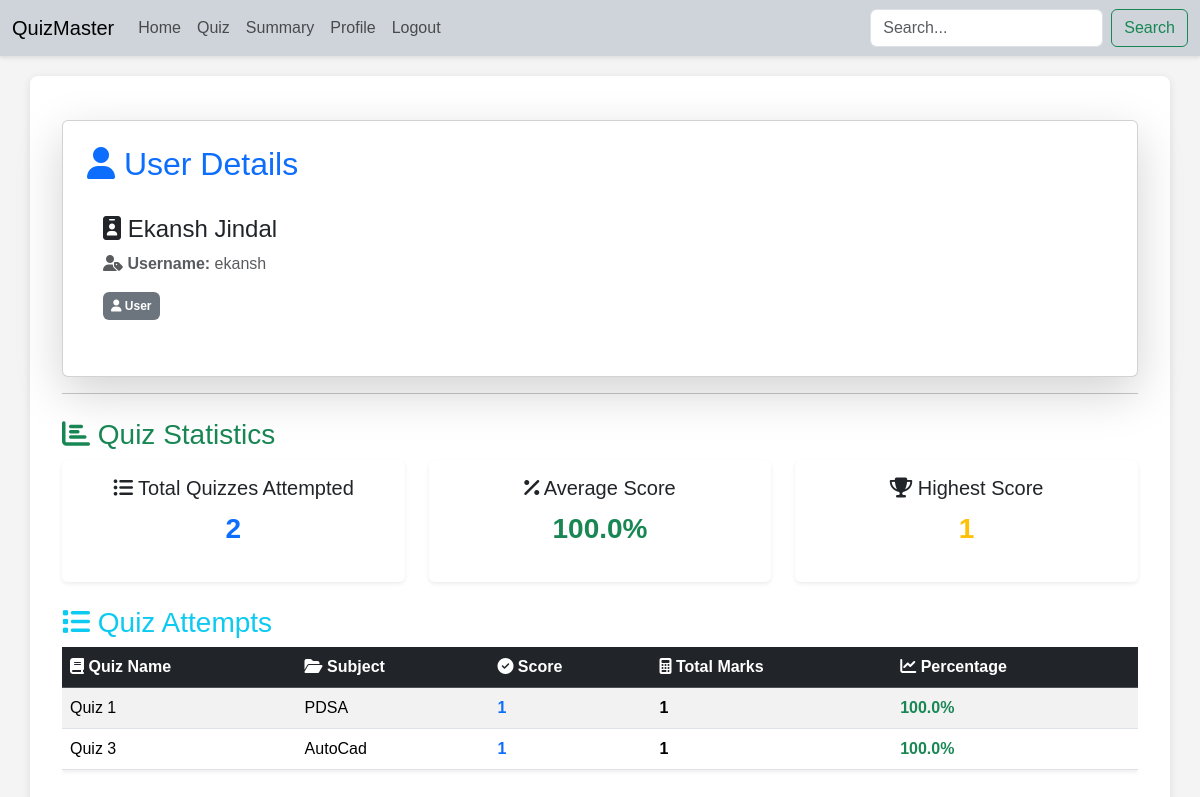
The app's page /admin/user/2 (signed in) with its own data.
### models.py (models this page shows)
class User(db.Model):
    id = db.Column(db.Integer, primary_key=True)
    username = db.Column(db.String(92), unique=True)
    passhash = db.Column(db.String(256), nullable=False)
    name = db.Column(db.String(64), nullable=True)
    dob = db.Column(db.DateTime, nullable=True)
    qualification = db.Column(db.String(256), nullable=True)
    is_admin = db.Column(db.Boolean, nullable=False, default=False)

class Quiz(db.Model):
    id = db.Column(db.Integer, primary_key=True)
    quiz_name = db.Column(db.String(92), unique=True, nullable=False)
    remarks = db.Column(db.String(256), nullable=True)
    chapter_id = db.Column(db.Integer, db.ForeignKey('chapter.id'), nullable=False)
    chapter = db.relationship('Chapter', back_populates='quizzes')
    date_of_quiz = db.Column(db.DateTime, nullable=False)
    time_duration = db.Column(db.Interval, nullable=False)
    questions = db.relationship('Question', back_populates='quiz', lazy=True, cascade='all, delete-orphan')
    scores = db.relationship('Scores', back_populates='quiz', lazy=True, cascade='all, delete-orphan')

class Subject(db.Model):
    id = db.Column(db.Integer, primary_key=True)
    subject_name = db.Column(db.String(92), unique=True, nullable=False)
    subject_description = db.Column(db.String(256), nullable=True)

### controller/routes.py (the view)
@app.route('/admin/user/<int:user_id>')
@admin_required
def admin_view_user(user_id):
    user = User.query.get_or_404(user_id)
    user_scores = db.session.query(Scores).filter(Scores.user_id == user_id).all()
    total_quizzes = len(user_scores)
    highest_score = max((s.total_scored for s in user_scores), default=0)
    total_score_sum = 0
    total_marks_sum = 0
    quiz_attempts = []
    for s in user_scores:
        total_marks = db.session.query(func.count(Question.id)).filter(Question.quiz_id == s.quiz_id).scalar() or 1
        total_marks_sum += total_marks
        total_score_sum += s.total_scored
        quiz_attempts.append({
            "quiz_name": s.quiz.quiz_name,
            "subject_name": s.quiz.chapter.subject.subject_name,
            "score": s.total_scored,
            "total_marks": total_marks,
            "percentage": round((s.total_scored / total_marks) * 100, 2)
        })
    average_score = (total_score_sum / total_marks_sum * 100) if total_marks_sum > 0 else 0
    return render_template(
        'search/user_details.html',
        user=user,
        scores=quiz_attempts,
        total_quizzes=total_quizzes,
        average_score=round(average_score, 2),
        highest_score=highest_score
    )

### controller/routes.py (called while the page is built)
def admin_required(func):
    @wraps(func)
    def inner(*args, **kwargs):
        if 'user_id' not in session:
            flash("Please login to continue")
            return redirect(url_for('login'))
        user = User.query.get(session['user_id'])
        if not user.is_admin:
            flash("You are not authorized to access this page")
            return redirect(url_for('index'))
        return func(*args, **kwargs)
    inner.__name__ = func.__name__
    return inner

### templates/search/user_details.html (shortened to what this page needs)
{% extends "layout.html" %}
{% block content %}
<div class="container mt-4">
    <div class="card shadow-lg p-4">
        <h2 class="mb-3 text-primary">
            <i class="fas fa-user"></i> User Details
        </h2>
        <div class="card-body">
            <h4 class="card-title text-dark">
                <i class="fas fa-id-badge"></i> {{ user.name }}
            </h4>
            <p class="text-muted"><strong><i class="fas fa-user-tag"></i> Username:</strong> {{ user.username }}</p>
            <p>
                <span class="badge {% if user.is_admin %} bg-danger {% else %} bg-secondary {% endif %} p-2">
                    <i class="fas {% if user.is_admin %} fa-user-shield {% else %} fa-user {% endif %}"></i>
                    {% if user.is_admin %} Admin {% else %} User {% endif %}
                </span>
            </p>
        </div>
    </div>
    <hr>
    <h3 class="mt-4 text-success">
        <i class="fas fa-chart-bar"></i> Quiz Statistics
    </h3>
    <div class="row">
        <div class="col-md-4">
            <div class="card text-center shadow-sm border-0">
                <div class="card-body">
                    <h5 class="card-title"><i class="fas fa-list-ul"></i> Total Quizzes Attempted</h5>
                    <p class="fs-3 fw-bold text-primary">{{ total_quizzes }}</p>
                </div>
            </div>
        </div>
        <div class="col-md-4">
            <div class="card text-center shadow-sm border-0">
                <div class="card-body">
                    <h5 class="card-title"><i class="fas fa-percent"></i> Average Score</h5>
                    <p class="fs-3 fw-bold text-success">{{ average_score }}%</p>
                </div>
            </div>
        </div>
        <div class="col-md-4">
            <div class="card text-center shadow-sm border-0">
                <div class="card-body">
                    <h5 class="card-title"><i class="fas fa-trophy"></i> Highest Score</h5>
                    <p class="fs-3 fw-bold text-warning">{{ highest_score }}</p>
                </div>
            </div>
        </div>
    </div>
    <h3 class="mt-4 text-info">
        <i class="fas fa-list"></i> Quiz Attempts
    </h3>
    {% if scores %}
        <div class="table-responsive">
            <table class="table table-striped table-hover shadow-sm">
                <thead class="table-dark">
                    <tr>
                        <th><i class="fas fa-book"></i> Quiz Name</th>
                        <th><i class="fas fa-folder-open"></i> Subject</th>
                        <th><i class="fas fa-check-circle"></i> Score</th>
                        <th><i class="fas fa-calculator"></i> Total Marks</th>
                        <th><i class="fas fa-chart-line"></i> Percentage</th>
                    </tr>
                </thead>
                <tbody>
                    {% for score in scores %}
                    <tr>
                        <td>{{ score.quiz_name }}</td>
                        <td>{{ score.subject_name }}</td>
                        <td class="fw-bold text-primary">{{ score.score }}</td>
                        <td class="fw-bold">{{ score.total_marks }}</td>
                        <td class="fw-bold text-success">{{ score.percentage }}%</td>
                    </tr>
                    {% endfor %}
                </tbody>
            </table>
        </div>
    {% else %}
        <div class="alert alert-warning mt-3"><i class="fas fa-exclamation-circle"></i> No quizzes attempted by this user.</div>
    {% endif %}
</div>
{% endblock %}

### templates/layout.html (style rules this page uses)
html, body { margin: 0; padding: 0; background-color: #f4f4f4; font-family: 'Arial', sans-serif; }

### records on screen
User: name "Ekansh Jindal", username "ekansh"
Quiz: quiz_name "Quiz 1"
Subject: subject_name "PDSA"
Quiz: quiz_name "Quiz 3"
Subject: subject_name "AutoCad"

### other values on screen
{{ total_quizzes }} "2"
{{ average_score }} "100.0"
{{ highest_score }} "1"
{{ score.score }} "1" "1"
{{ score.total_marks }} "1" "1"
{{ score.percentage }} "100.0" "100.0"
